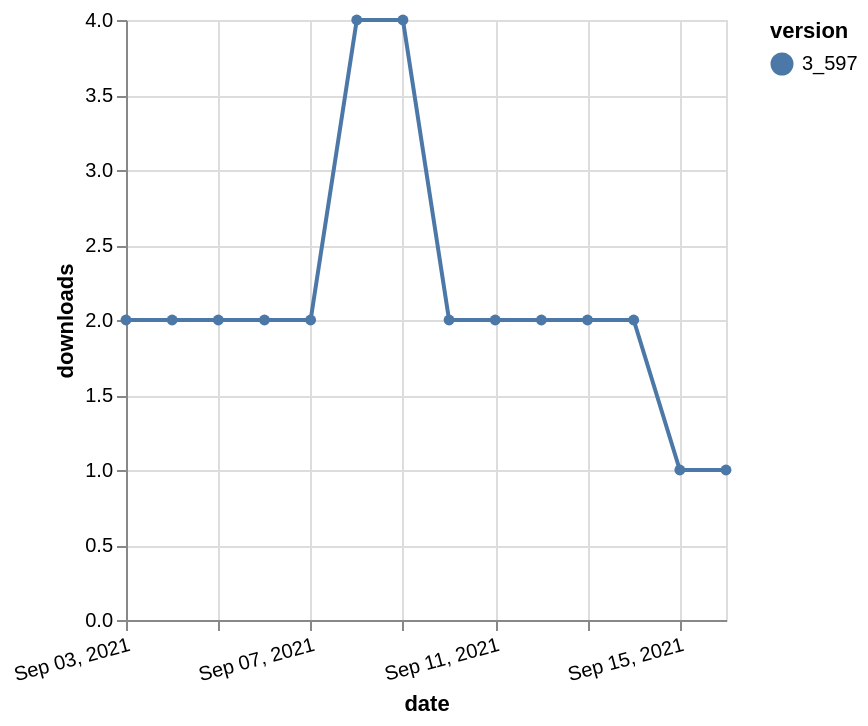

Specify this chart in Vega-Lite:
### Vega-Lite specification from a JSON file in a GitHub repository (floating-point values rounded to 4 significant figures)
{"$schema": "https://vega.github.io/schema/vega-lite/v5.json", "description": "A simple bar chart with embedded data.", "data": {"values": [{"date": "2021-09-03", "total": 1096, "delta": 2, "version": "3_597"}, {"date": "2021-09-04", "total": 1098, "delta": 2, "version": "3_597"}, {"date": "2021-09-05", "total": 1100, "delta": 2, "version": "3_597"}, {"date": "2021-09-06", "total": 1102, "delta": 2, "version": "3_597"}, {"date": "2021-09-07", "total": 1104, "delta": 2, "version": "3_597"}, {"date": "2021-09-08", "total": 1108, "delta": 4, "version": "3_597"}, {"date": "2021-09-09", "total": 1112, "delta": 4, "version": "3_597"}, {"date": "2021-09-10", "total": 1114, "delta": 2, "version": "3_597"}, {"date": "2021-09-11", "total": 1116, "delta": 2, "version": "3_597"}, {"date": "2021-09-12", "total": 1118, "delta": 2, "version": "3_597"}, {"date": "2021-09-13", "total": 1120, "delta": 2, "version": "3_597"}, {"date": "2021-09-14", "total": 1122, "delta": 2, "version": "3_597"}, {"date": "2021-09-15", "total": 1123, "delta": 1, "version": "3_597"}, {"date": "2021-09-16", "total": 1124, "delta": 1, "version": "3_597"}]}, "width": "container", "mark": {"type": "line", "point": {"filled": true}}, "encoding": {"x": {"field": "date", "type": "temporal", "timeUnit": "yearmonthdate", "title": "date", "axis": {"labelAngle": -15}}, "y": {"field": "delta", "type": "quantitative", "title": "downloads"}, "color": {"field": "version", "type": "nominal"}, "tooltip": {"field": "delta"}}}
